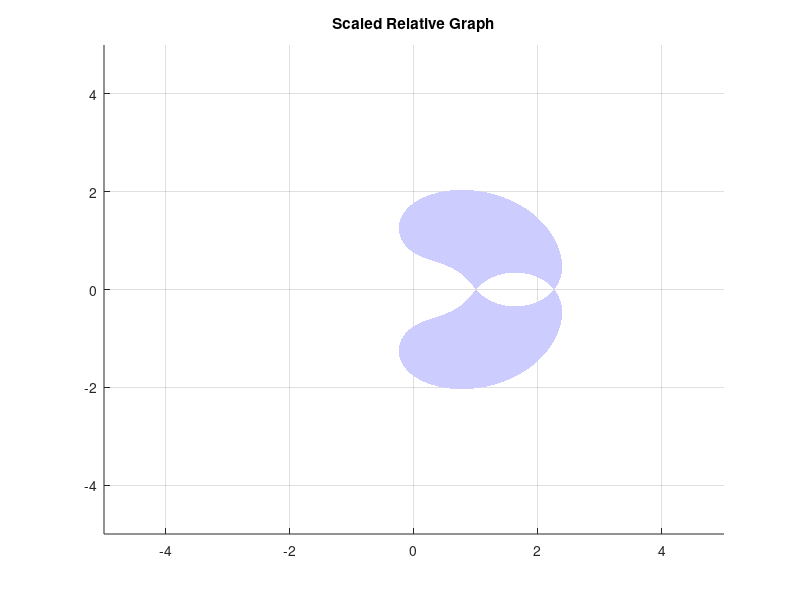

MATLAB code for this plot:
close all

% Define the matrix L
L = [1 0 -1 0; 
     0 2  0 1;
     1 1  0 0;
     0 0  1 1];

% Define the range of c values
c_values = linspace(-20, 20, 5000); % Replace -10 and 10 with your desired range, 100 points

% Initialize arrays to store singular values
min_singular_values = zeros(size(c_values));
max_singular_values = zeros(size(c_values));

% Loop over c values to calculate singular values
for i = 1:length(c_values)
    c = c_values(i);
    M = L - c * eye(size(L)); % Compute L - cI
    singular_values = svd(M); % Singular value decomposition
    min_singular_values(i) = min(singular_values);
    max_singular_values(i) = max(singular_values);
end

% Initialize arrays for (x, y) points
x_min = zeros(1, length(c_values)-1);
y_min = zeros(1, length(c_values)-1);
x_max = zeros(1, length(c_values)-1);
y_max = zeros(1, length(c_values)-1);

% Compute (x_min, y_min) and (x_max, y_max) values
for i = 1:length(c_values)-1
    % For minimum singular values
    x_min(i) = ( ...
        min_singular_values(i)^2 - min_singular_values(i+1)^2 + ...
        c_values(i+1)^2 - c_values(i)^2 ...
    ) / ( 2*( c_values(i+1) - c_values(i) ) );

    y_min(i) = sqrt( ...
        max(0, min_singular_values(i)^2 - ( x_min(i) - c_values(i) )^2)); % Ensure no negative values under square root

    % For maximum singular values
    x_max(i) = ( ...
        max_singular_values(i)^2 - max_singular_values(i+1)^2 + ...
        c_values(i+1)^2 - c_values(i)^2) / ( 2*( c_values(i+1) - c_values(i) ) );

    y_max(i) = sqrt( ...
        max(0, max_singular_values(i)^2 - ( x_max(i) - c_values(i) )^2)); % Ensure no negative values under square root
end

% Plot the results
figure;
hold on;

% Define the x and y coordinates for the filled area
fill_x = [x_min, x_max]; % Combine x_min and reversed x_max
fill_y = [y_min, y_max]; % Combine y_min and reversed y_max

% Fill the area inside the points
fill(fill_x, fill_y, [0.8, 0.8, 1], 'EdgeColor', 'none'); % Light blue fill
fill(fill_x, -fill_y, [0.8, 0.8, 1], 'EdgeColor', 'none'); % Light blue fill

% Plot singular value curves (optional for reference)
%plot(c_values, min_singular_values, 'b-', 'LineWidth', 2); % Min singular values
%plot(c_values, max_singular_values, 'r-', 'LineWidth', 2); % Max singular values

% Customize the plot
title('Scaled Relative Graph');
xlim([-5,5]);
ylim([-5,5]);
grid on;
hold off;
